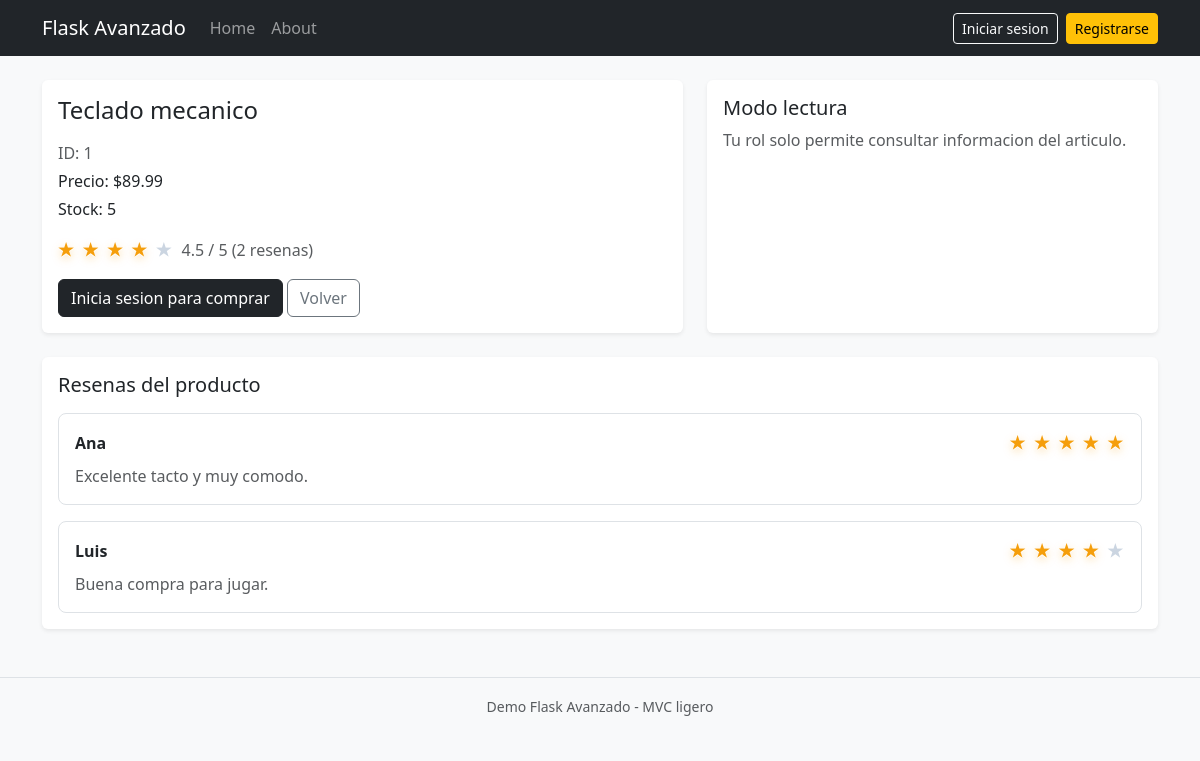
Page /item/1 on the committed database.
### tables this page shows
CREATE TABLE items (
                    id INTEGER PRIMARY KEY AUTOINCREMENT,
                    nombre TEXT NOT NULL,
                    precio REAL NOT NULL,
                    stock INTEGER NOT NULL DEFAULT 0
                );

CREATE TABLE reviews (
                    id INTEGER PRIMARY KEY AUTOINCREMENT,
                    item_id INTEGER NOT NULL,
                    autor TEXT NOT NULL,
                    comentario TEXT NOT NULL,
                    estrellas INTEGER NOT NULL CHECK (estrellas BETWEEN 1 AND 5),
                    created_at TEXT NOT NULL DEFAULT CURRENT_TIMESTAMP,
                    FOREIGN KEY (item_id) REFERENCES items(id) ON DELETE CASCADE
                );

### proyecto_avanzado/routes/web.py (the view)
@web_bp.route("/item/<int:item_id>")
def item_detalle(item_id: int):
    item = items_service.get_item(item_id)
    if not item:
        abort(404)
    promedio = item.promedio_estrellas()
    return render_template(
        "detalle_item.html",
        title=f"Item {item_id}",
        item=item,
        promedio_estrellas=round(promedio, 1),
        promedio_redondeado=int(round(promedio)),
        total_resenas=len(item.resenas),
        can_manage=_is_admin(),
    )

### proyecto_avanzado/__init__.py (called while the page is built)
def create_app() -> Flask:
    app = Flask(__name__, template_folder="templates")
    app.config.from_object(DevConfig)
    app.register_blueprint(web_bp)  # HTML
    app.register_blueprint(auth_bp, url_prefix="/auth")  # Auth
    app.register_blueprint(api_bp, url_prefix="/api")  # JSON
    @app.context_processor
    def inject_cart_badge():  # type: ignore[no-untyped-def]
        from flask import session
        user_id = session.get("user_id")
        if not user_id:
            return {"cart_badge_count": 0}
        return {"cart_badge_count": cart_service.cart_count(int(user_id))}
    @app.before_request
    def _log_request():  # type: ignore[no-untyped-def]
        if app.config.get("ECHO_LOGS", False):
            from flask import request
            print(f"[REQ] {request.method} {request.path}")
    return app

### proyecto_avanzado/controllers/db.py (called while the page is built)
def get_conn() -> sqlite3.Connection:
    conn = sqlite3.connect(DB_PATH)
    conn.row_factory = sqlite3.Row
    conn.execute("PRAGMA foreign_keys = ON;")
    return conn

### proyecto_avanzado/controllers/items.py (called while the page is built)
    def _get_conn(self) -> sqlite3.Connection:
        return get_conn()

    def _get_reviews_for_item(self, conn: sqlite3.Connection, item_id: int) -> List[Review]:
        rows = conn.execute(
            """
            SELECT autor, comentario, estrellas
            FROM reviews
            WHERE item_id = ?
            ORDER BY id DESC
            """,
            (item_id,),
        ).fetchall()
        return [
            Review(autor=row["autor"], comentario=row["comentario"], estrellas=row["estrellas"])
            for row in rows
        ]

    def _row_to_item(self, conn: sqlite3.Connection, row: sqlite3.Row) -> Item:
        return Item(
            id=row["id"],
            nombre=row["nombre"],
            precio=row["precio"],
            stock=row["stock"],
            resenas=self._get_reviews_for_item(conn, row["id"]),
        )

    def get_item(self, item_id: int) -> Optional[Item]:
        with self._get_conn() as conn:
            row = conn.execute(
                "SELECT id, nombre, precio, stock FROM items WHERE id = ?",
                (item_id,),
            ).fetchone()
            if not row:
                return None
            return self._row_to_item(conn, row)

### proyecto_avanzado/models.py (called while the page is built)
    def promedio_estrellas(self) -> float:
        if not self.resenas:
            return 0.0
        return sum(r.estrellas for r in self.resenas) / len(self.resenas)

### proyecto_avanzado/routes/web.py (called while the page is built)
def _is_admin() -> bool:
    return session.get("role") == "admin"

### proyecto_avanzado/templates/detalle_item.html (shortened to what this page needs)
{% extends 'base.html' %}{% block content %}
  <div class="row g-4">
    <div class="col-lg-7">
      <div class="card shadow-sm h-100">
        <div class="card-body">
          <h2 class="h4 mb-3">{{ item.nombre }}</h2>
          <p class="text-muted mb-1">ID: {{ item.id }}</p>
          <p class="mb-1">Precio: ${{ "%.2f"|format(item.precio) }}</p>
          <p class="mb-3">Stock: {{ item.stock }}</p>
          <div class="d-flex align-items-center gap-2 mb-3">
            <span class="stars-display">
              {% for i in range(1, 6) %}
                <span class="{{ 'on' if i <= promedio_redondeado else 'off' }}">&#9733;</span>
              {% endfor %}
            </span>
            <span class="text-muted">{{ promedio_estrellas }} / 5 ({{ total_resenas }} resenas)</span>
          </div>
          {% if session.get('user_id') %}
            <form action="{{ url_for('web.carrito_add', item_id=item.id) }}" method="post" class="d-inline">
              <button class="btn btn-dark" type="submit">Anadir al carrito</button>
            </form>
          {% else %}
            <a href="{{ url_for('auth.login_view') }}" class="btn btn-dark">Inicia sesion para comprar</a>
          {% endif %}
          <a href="{{ url_for('web.home') }}" class="btn btn-outline-secondary">Volver</a>
        </div>
      </div>
    </div>
    <div class="col-lg-5">
      <div class="card shadow-sm h-100">
        <div class="card-body">
          {% if can_manage %}
            <h5 class="mb-3">Nueva resena</h5>
            <form action="{{ url_for('web.crear_resena', item_id=item.id) }}" method="post" class="row gy-3">
              <div class="col-12">
                <label class="form-label">Nombre</label>
                <input name="autor" class="form-control" required>
              </div>
              <div class="col-12">
                <label class="form-label">Comentario</label>
                <textarea name="comentario" class="form-control" rows="3" required></textarea>
              </div>
              <div class="col-12">
                <label class="form-label d-block">Puntuacion</label>
                <div class="rating-input" aria-label="Puntuacion por estrellas">
                  <input id="s5" name="estrellas" type="radio" value="5" checked><label for="s5">&#9733;</label>
                  <input id="s4" name="estrellas" type="radio" value="4"><label for="s4">&#9733;</label>
                  <input id="s3" name="estrellas" type="radio" value="3"><label for="s3">&#9733;</label>
                  <input id="s2" name="estrellas" type="radio" value="2"><label for="s2">&#9733;</label>
                  <input id="s1" name="estrellas" type="radio" value="1"><label for="s1">&#9733;</label>
                </div>
              </div>
              <div class="col-12">
                <button class="btn btn-dark w-100" type="submit">Publicar resena</button>
              </div>
            </form>
          {% else %}
            <h5 class="mb-2">Modo lectura</h5>
            <p class="text-muted mb-0">Tu rol solo permite consultar informacion del articulo.</p>
          {% endif %}
        </div>
      </div>
    </div>
  </div>
  <div class="card shadow-sm mt-4">
    <div class="card-body">
      <h5 class="mb-3">Resenas del producto</h5>
      {% if item.resenas %}
        <div class="vstack gap-3">
          {% for resena in item.resenas|reverse %}
            <div class="border rounded-3 p-3 bg-white">
              <div class="d-flex justify-content-between align-items-center mb-2">
                <strong>{{ resena.autor }}</strong>
                <span class="stars-display">
                  {% for i in range(1, 6) %}
                    <span class="{{ 'on' if i <= resena.estrellas else 'off' }}">&#9733;</span>
                  {% endfor %}
                </span>
              </div>
              <p class="mb-0 text-muted">{{ resena.comentario }}</p>
            </div>
          {% endfor %}
        </div>
      {% else %}
        <p class="text-muted mb-0">Aun no hay resenas para este producto.</p>
      {% endif %}
    </div>
  </div>
{% endblock %}

### proyecto_avanzado/templates/base.html (style rules this page uses)
body { font-family: 'Segoe UI', sans-serif; background: #f6f7fb; }
.card { border: none; }
.stars-display { letter-spacing: .14rem; font-size: 1.08rem; font-weight: 700; }
.stars-display .on { color: #f59e0b; text-shadow: 0 1px 0 #fff, 0 3px 10px rgba(245, 158, 11, .35); }
.stars-display .off { color: #cbd5e1; }

### rows in the picture
items: nombre "Teclado mecanico", id "1", precio "89.99", stock "5"
reviews: autor "Ana", comentario "Excelente tacto y muy comodo."
reviews: autor "Luis", comentario "Buena compra para jugar."

### other values in the picture
{{ promedio_estrellas }} "4.5"
{{ total_resenas }} "2"
